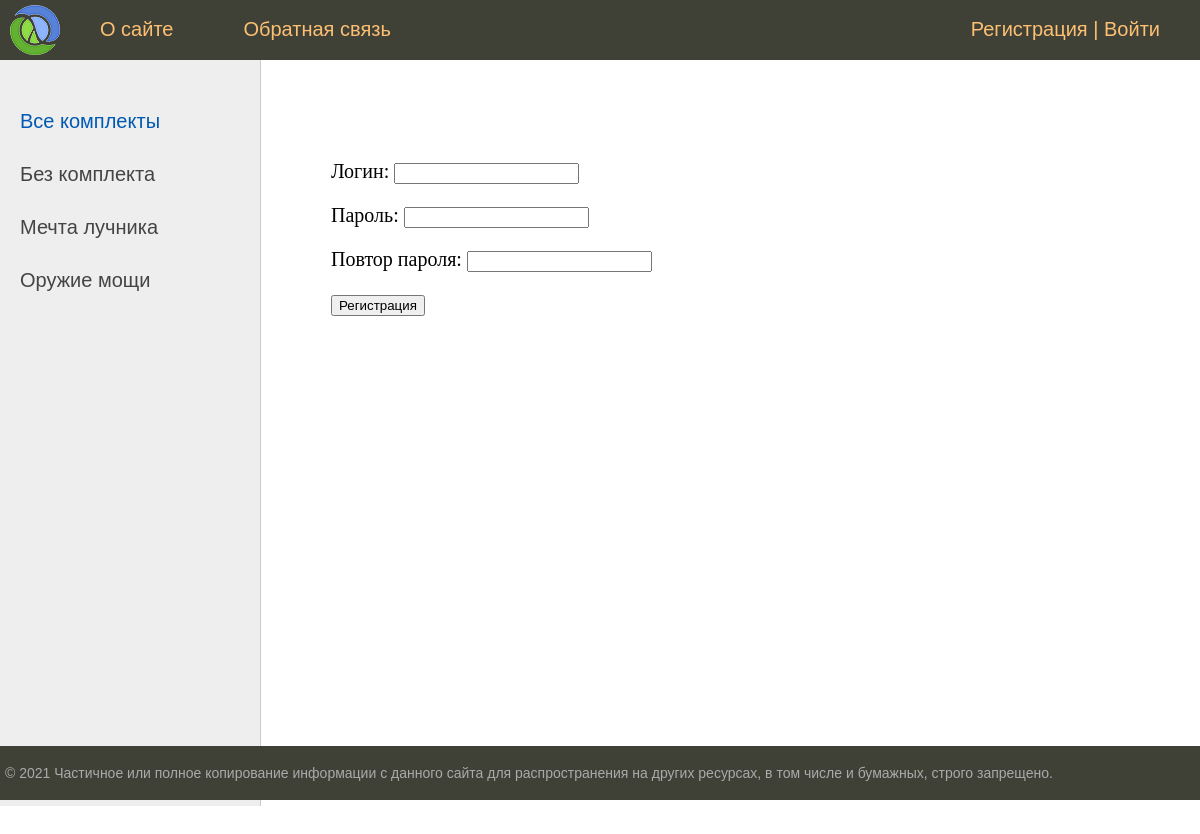
Screenshot of /register/ with the database file from the repository.
### Artifacts/models.py (models this page shows, shortened)
class Sets(models.Model):
    set_name = models.CharField(max_length=255, db_index=True)
    bonus = models.TextField()
    def get_absolute_url(self):
        return reverse('set', kwargs={'set_id': self.pk})
    class Meta:
        verbose_name = 'Комплекты'
        verbose_name_plural = 'Комплекты'

### Artifacts/views.py (the view)
# urls.py: path('register/', RegisterUser.as_view(), name='register'),
class RegisterUser(DataMixin, CreateView):
    form_class = RegisterUserForm
    template_name = 'register.html'
    success_url = reverse_lazy('login')
    def get_context_data(self, *, object_list=None, **kwargs):
        context = super().get_context_data(**kwargs)
        c_def = self.get_user_context(title='Регистрация')
        return dict(list(context.items()) + list(c_def.items()))

### Artifacts/forms.py
class RegisterUserForm(UserCreationForm):
    username = forms.CharField(label='Логин', widget=forms.TextInput())
    password1 = forms.CharField(label='Пароль', widget=forms.PasswordInput())
    password2 = forms.CharField(label='Повтор пароля', widget=forms.PasswordInput())
    class Meta:
        model = User
        fields = ('username', 'password1', 'password2')

### Artifacts/views.py (called while the page is built)
    def get_user_context(self, **kwargs):
        context = kwargs
        sets = Sets.objects.all()
        context['menu'] = menu
        context['sets'] = sets
        if 'set_selected' not in context:
            context['set_selected'] = 0
        return context

### Artifacts/templates/register.html (shortened to what this page needs)
{% extends 'base.html' %}
{% block content %}
<form method="post">
    {{form.as_p}}
  <button type="submit">Регистрация</button>
</form>
{% endblock %}

### Artifacts/templates/base.html (shortened to what this page needs)
{% load static %}
<!DOCTYPE html>
<html>
<head>
	<link type="text/css" href="{% static 'css/styles.css' %}" rel="stylesheet" />
</head>
<body>
<table class="table-page" border=0 cellpadding="0" cellspacing="0">
<tr><td valign=top>
{% block mainmenu %}
		<div class="header">
			<ul id="mainmenu" class="mainmenu">
			<li class="logo"><a href="{% url 'home' %}"><div class="logo"></div></a></li>
{% for m in menu %}
			<li><a href="{% url m.url_name %}">{{m.title}}</a></li>
{% endfor %}
				{% if request.user.is_authenticated %}
			<li class="last"> {{user.username}} | <a href="{% url 'logout' %}">Выйти</a></li>
				{% else %}
			<li class="last"><a href="{% url 'register' %}">Регистрация</a> | <a href="{% url 'login' %}">Войти</a></li>
				{% endif %}
			</ul>
		</div>
{% endblock mainmenu %}
<table class="table-content" border=0 cellpadding="0" cellspacing="0">
<tr>
	<td valign="top" class="left-chapters">
	<ul id="leftchapters">
		{% if set_selected == 0 %}
		<li class="selected">Все комплекты</li>
		{% else %}
		<li><a href="{% url 'home' %}">Все комплекты</a></li>
		{% endif %}
		{% for s in sets %}
			{% if s.pk == set_selected %}
		<li class="selected">{{s.set_name}}</li>
			{% else %}
		<li><a href="{{ s.get_absolute_url }}"> {{s.set_name}} </a> </li>
			{% endif %}
		{% endfor %}
	</ul>
</td>
<td valign="top" class="content">
	<div class="content-text">
{% block content %}
{% endblock %}
	</div>
</td></tr></table>
</td></tr>
<tr><td valign=top>
	<div id="footer">
		<p>&copy; 2021 Частичное или полное копирование информации с данного сайта для распространения на других ресурсах, в том числе и бумажных, строго запрещено.</p>
	</div>
</td></tr></table>
</body>
</html>

### Artifacts/static/CSS/styles.css (style rules this page uses)
html, body { font-family: 'Arial'; margin: 0; padding: 0; height: 100%; width: 100%; color: #444; }
a { color: #0059b2; text-decoration: none; }
.table-page { width: 100%; height: 100%; vertical-align: top; }
.table-page tr { height: 100%; }
.header { background: #3F4137; height: 60px; }
.logo { background: url('../images/logo.png') no-repeat 10px 5px; width: 70px; height: 60px; }
ul.mainmenu { list-style: none; margin: 0; padding: 0; height: 60px; color: #fdc073; font-size: 20px; overflow: hidden; }
ul.mainmenu li { float: left; margin: 18px 40px 0 30px; }
ul.mainmenu li.logo { margin: 0; }
ul.mainmenu li.last { float: right; }
ul.mainmenu li a { color: #fdc073; text-decoration: none; }
.table-content { width: 100%; min-height: 100%; height: 100%; }
.left-chapters { margin: 0; background: #eee; border-right: 1px solid #ccc; min-height: 100%; }
.left-chapters ul { width: 230px; min-height: 100%; margin: 0; padding: 20px 10px 10px 20px; list-style: none; font-size: 20px; }
.left-chapters ul li { margin: 30px 0 0 0; color: #999; }
.left-chapters ul li.selected { color: #0059b2; }
.left-chapters ul li a { color: #444; text-decoration: none; }
.content { padding: 40px 20px 20px 40px; width: 100%; box-sizing: border-box; }
.content-text { margin: 60px 0 0 30px; color: #000; font-size: 20px; font-family: Yandex Sans Display Light; }
#footer { box-sizing: border-box; background: #3F4137; padding: 5px; color: #aaa; font-size: 14px; font-family: Verdana, Geneva, Arial, Helvetica; text-align: left; overflow: hidden; }

### rows the page displays
Sets: set_name "Без комплекта"
Sets: set_name "Мечта лучника"
Sets: set_name "Оружие мощи"

### other values shown
{{ m.title }} "О сайте" "Обратная связь"
